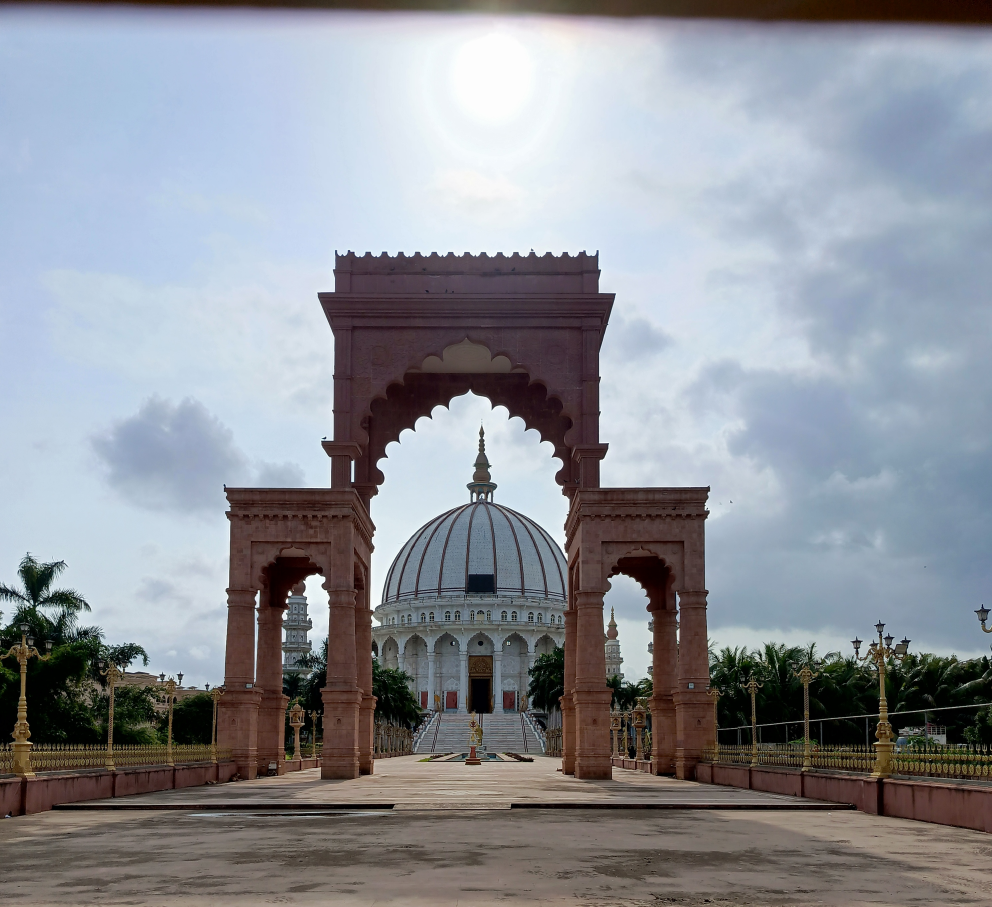
#> input picture sample images/image.jpg, 2976 x 2720 px (shown at 1/3 size)
$ python main.py
#> lines starting #> are read from the running program, lines starting #| are printed output that depends on the picture
# Interactive Image Processing Using OpenCV

import cv2
import numpy as np


def load_image():
    path = input("Enter image path: ")
#> the answer given: sample images/image.jpg
    img = cv2.imread(path)
#> img is the input picture: shape (2720, 2976, 3); mean B, G, R 151, 144, 140.7
#> the answer given: 1
    if img is None:
        print("Could not load image. Check the path.")
        return None
    return img


def to_grayscale(img):
    return cv2.cvtColor(img, cv2.COLOR_BGR2GRAY)
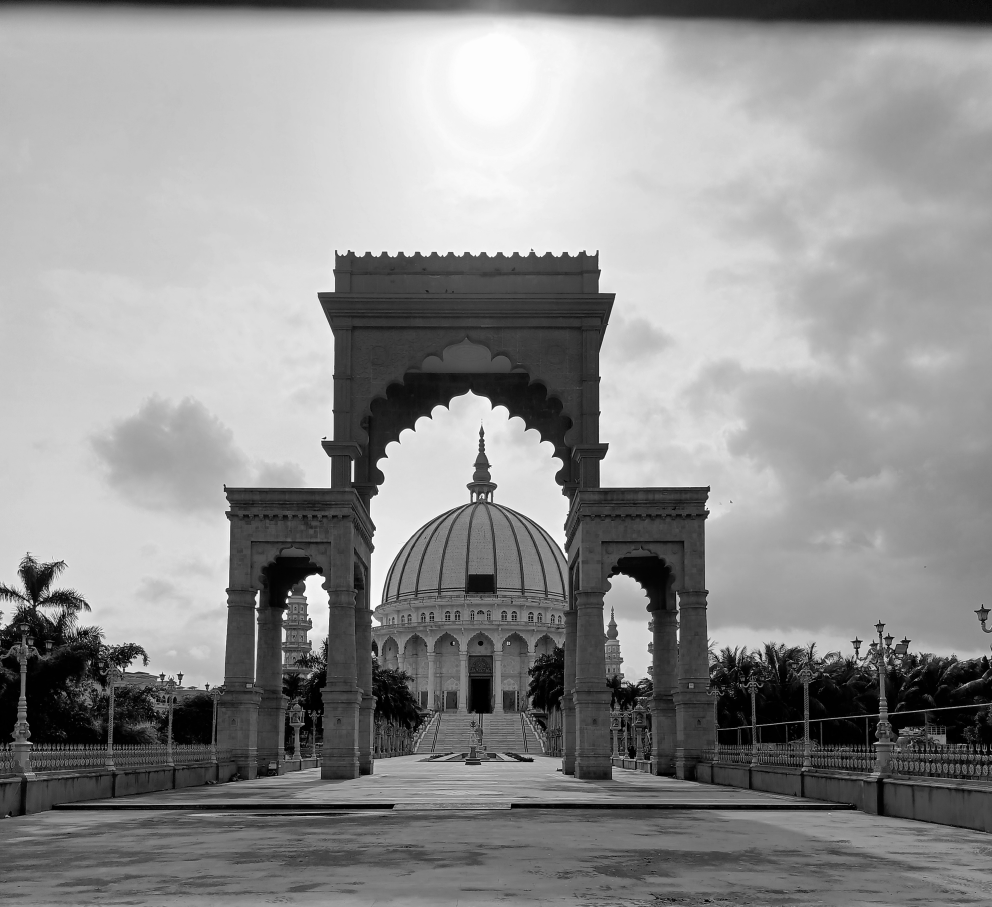
#> returned value: shape (2720, 2976) (shown at 1/3 size); min 0, max 255, mean 143.8


# [107 lines left out: functions apply_blur, detect_edges, threshold_image, detect_contours, color_detection, not called in this run]

def resize_image(img):
    scale = float(input("Enter scale factor (e.g., 0.5 or 2): "))
    return cv2.resize(img, None, fx=scale, fy=scale)

# [4 lines left out: function save_image, not called in this run]

def main():
    img = load_image()
    if img is None:
        return

    current = img.copy()

    while True:
        print("\n---- IMAGE PROCESSING TOOL ----")
        print("1 - Grayscale")
        print("2 - Blur")
        print("3 - Edge Detection")
        print("4 - Threshold")
        print("5 - Contour Detection")
        print("6 - Color Detection")
        print("7 - Resize Image")
        print("8 - Save Image")
        print("0 - Exit")

        choice = input("Select option: ")

        if choice == '1':
            current = to_grayscale(current)
        elif choice == '2':
            current = apply_blur(current)
        elif choice == '3':
            current = detect_edges(current)
        elif choice == '4':
            current = threshold_image(current)
        elif choice == '5':
            current = detect_contours(current)
        elif choice == '6':
            current = color_detection(current)
        elif choice == '7':
            current = resize_image(current)
        elif choice == '8':
            save_image(current)
            continue
        elif choice == '0':
            break
        else:
            print("Invalid option.")
            continue

        #by default image size would be scaled down to 50% for better view
        display_img = cv2.resize(current, None, fx=0.5, fy=0.5)
        cv2.imshow("Result (Resized View)", display_img)
        cv2.waitKey(0)
        cv2.destroyAllWindows()

    print("Program ended.")


if __name__ == "__main__":
    main()
#> the answer given: 1
#> (the run stopped early here; a loop or call above may not have finished)
